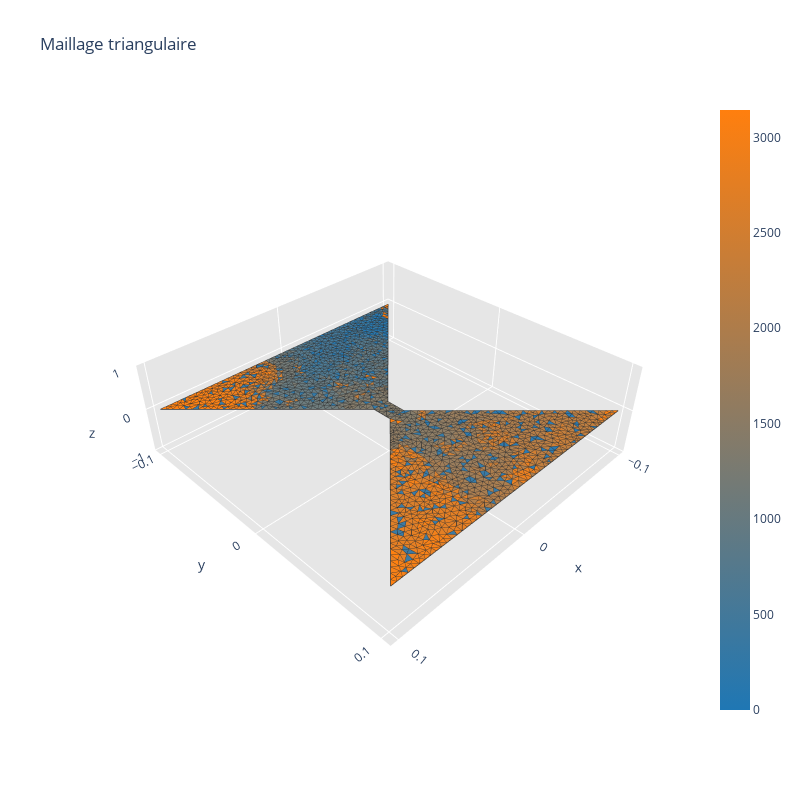

This figure's notebook cell:
### Code cell
# Extraire les sommets et les triangles
points = np.zeros((3, mesh_adaptative_bowtie_2['vertices'].shape[0]))
points[:2, :] = np.array(mesh_adaptative_bowtie_2['vertices']).T
triangles = np.ones((4, mesh_adaptative_bowtie_2['triangles'].shape[0]), dtype=int)
triangles[:3, :] = np.array(mesh_adaptative_bowtie_2['triangles']).T


# Normalisation pour l'aspect ratio
x_, y_, z_ = points
fig_scale = max(max(x_) - min(x_), max(y_) - min(y_))
x_scale = (max(x_) - min(x_)) / fig_scale
y_scale = (max(y_) - min(y_)) / fig_scale
z_scale = 0.3  # Z scale arbitraire pour une meilleure visualisation

# Création de la figure 3D avec Plotly
fig = ff.create_trisurf(
    x=x_,
    y=y_,
    z=z_,
    simplices=triangles[:3, :].T,
    color_func=list(range(len(triangles[:3, :].T))),  # Couleurs basées sur les indices des triangles
    show_colorbar=True,
    title="Maillage triangulaire",
    aspectratio=dict(x=x_scale, y=y_scale, z=z_scale)
)
# Afficher la figure
fig.show()

### Figure 1 — Plotly figure (JSON) as saved in the notebook; plotly's stock layout.template omitted (floating-point values rounded to 4 significant figures; data arrays with more than 128 entries replaced by an {"elided": "..."} marker saying what was removed)
{"data": [{"facecolor": {"elided": "3144 str values"}, "i": {"elided": "3144 int values"}, "j": {"elided": "3144 int values"}, "k": {"elided": "3144 int values"}, "name": "", "type": "mesh3d", "x": {"elided": "1696 float values"}, "y": {"elided": "1696 float values"}, "z": {"elided": "1696 int values"}}, {"line": {"color": "rgb(50, 50, 50)", "width": 1.5}, "mode": "lines", "showlegend": false, "type": "scatter3d", "x": {"elided": "15720 float values"}, "y": {"elided": "15720 float values"}, "z": {"elided": "15720 int values"}}, {"hoverinfo": "none", "marker": {"color": [0, 3143], "colorscale": [[0, "rgb(31, 119, 180)"], [1, "rgb(255, 127, 14)"]], "showscale": true, "size": 0.1}, "mode": "markers", "showlegend": false, "type": "scatter3d", "x": [-0.099], "y": [-0.1], "z": [0]}], "layout": {"height": 800, "scene": {"aspectratio": {"x": 0.99, "y": 1, "z": 0.3}, "xaxis": {"backgroundcolor": "rgb(230, 230, 230)", "gridcolor": "rgb(255, 255, 255)", "showbackground": true, "zerolinecolor": "rgb(255, 255, 255)"}, "yaxis": {"backgroundcolor": "rgb(230, 230, 230)", "gridcolor": "rgb(255, 255, 255)", "showbackground": true, "zerolinecolor": "rgb(255, 255, 255)"}, "zaxis": {"backgroundcolor": "rgb(230, 230, 230)", "gridcolor": "rgb(255, 255, 255)", "showbackground": true, "zerolinecolor": "rgb(255, 255, 255)"}}, "title": {"text": "Maillage triangulaire"}, "width": 800}}
